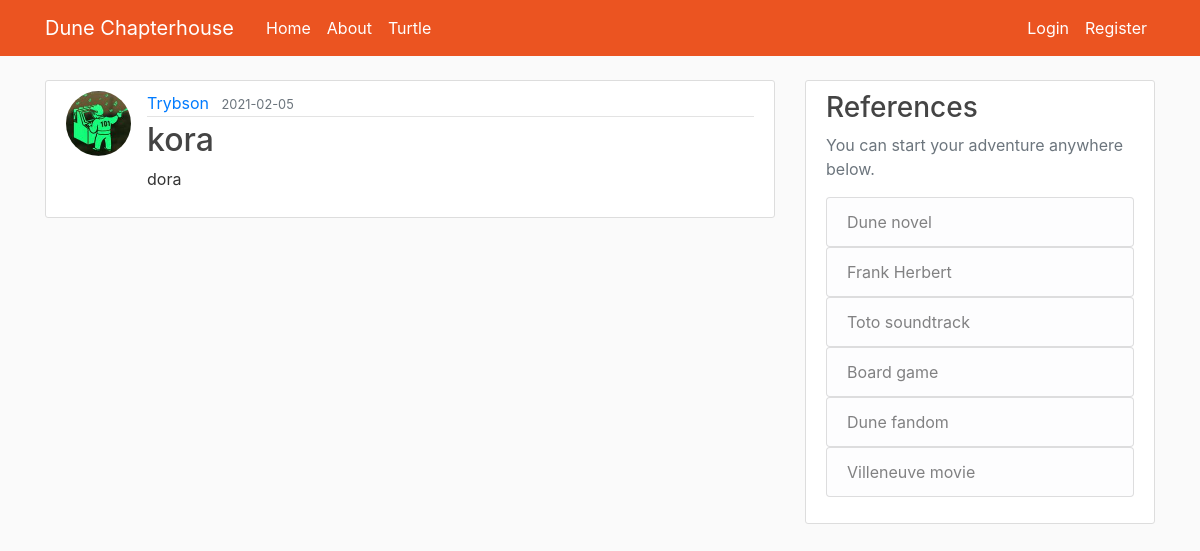
/post/10, run on the app's committed database.
### Chapterhouse/models.py (models this page shows, shortened)
class User(db.Model, UserMixin):
    id = db.Column(db.Integer, primary_key=True)
    username = db.Column(db.String(20), unique=True, nullable=False)
    email = db.Column(db.String(120), unique=True, nullable=False)
    image_file = db.Column(db.String(20), nullable=False, default='default.jpg')
    password = db.Column(db.String(60), nullable=False)
    posts = db.relationship('Post', backref='author', lazy=True) #relationship one to many

class Post(db.Model):
    id = db.Column(db.Integer, primary_key=True)
    title = db.Column(db.String(100), nullable=False)
    date_posted = db.Column(db.DateTime, nullable=False, default=datetime.utcnow)
    content = db.Column(db.Text, nullable=False)
    user_id = db.Column(db.Integer, db.ForeignKey('user.id'), nullable=False)

### Chapterhouse/routes.py (the view)
@app.route("/post/<int:post_id>")
def post(post_id):
    post = Post.query.get_or_404(post_id)
    return render_template('post.html', title=post.title, post=post)

### Chapterhouse/templates/post.html (shortened to what this page needs)
{% extends "layout.html" %}
{% block content %}
    <article class="media content-section">
      <img class="rounded-circle article-img" src="{{ url_for('static', filename='profile_pics/' + post.author.image_file) }}" alt="">
      <div class="media-body">
        <div class="article-metadata">
          <a class="mr-2" href="#">{{ post.author.username }}</a>
          <small class="text-muted">{{ post.date_posted.strftime('%Y-%m-%d') }}</small>
        </div>
        <h2 class="article-title">{{ post.title }}</h2>
        <p class="article-content">{{ post.content }}</p>
      </div>
    </article>
{% endblock content %}

### Chapterhouse/static/main.css (style rules this page uses)
body { background: #fafafa; color: #333333; margin-top: 5rem; }
h1, h2, h3, h4, h5, h6 { color: #444444; }
.content-section { background: #ffffff; padding: 10px 20px; border: 1px solid #dddddd; border-radius: 3px; margin-bottom: 20px; }
.article-title { color: #444444; }
.article-content { white-space: pre-line; }
.article-img { height: 65px; width: 65px; margin-right: 16px; }
.article-metadata { padding-bottom: 1px; margin-bottom: 4px; border-bottom: 1px solid #e3e3e3 }

### data on the page
User: image_file (picture), author.username "Trybson"
Post: date_posted "2021-02-05", title "kora", content "dora"
